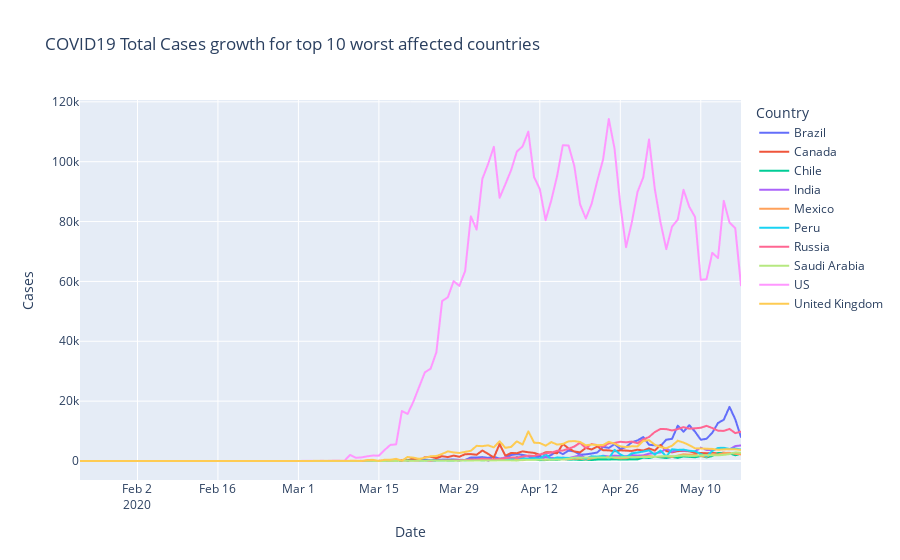

This figure's notebook cell:
### Code cell
offline.init_notebook_mode(connected=True)
a = px.line(df_trend, x='Date', y='Cases', color='Country', title='COVID19 Total Cases growth for top 10 worst affected countries')
offline.iplot(a)
